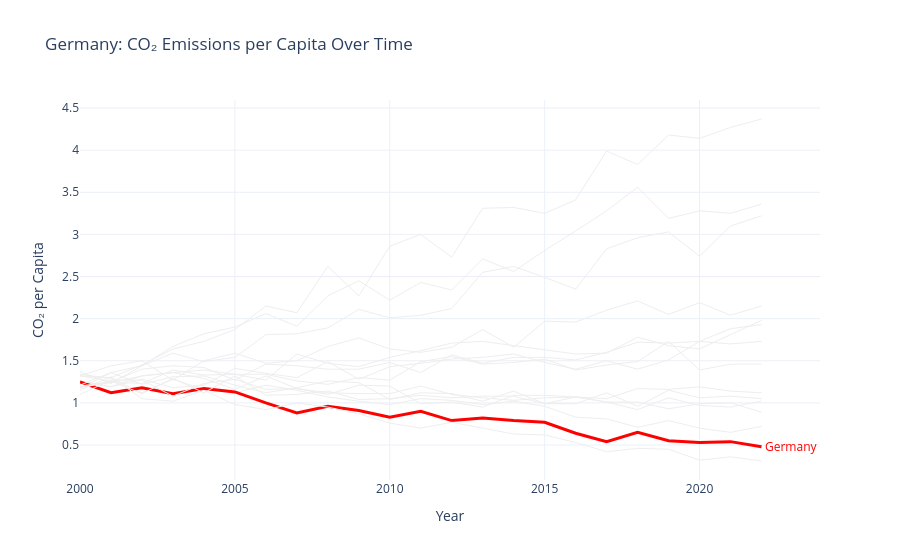

The cell this chart's notebook holds for it:
### Markdown cell above
## Task 1 - A line chart showing CO2 per Capita for all countries in the dataset

**Requirements:**
- All countries shown (for context), but only **one highlighted in colour** — your choice which
- All other lines in grey (#EEEEEE), thinner
- Highlighted country **labelled directly** at the end of its line (not in a legend)
- Insight title that names the highlighted country and its story

### Code cell
import plotly.graph_objects as go

fig = go.Figure()

for country, data in df.groupby('Country'):
    data = data.sort_values('Year')

    fig.add_trace(go.Scatter(
        x=data['Year'],
        y=data['CO2_per_capita'],
        mode='lines',
        line=dict(
            color='red' if country == 'Germany' else '#EEEEEE',
            width=3 if country == 'Germany' else 1
        ),
        showlegend=False
    ))

# Label Germany at the end of its line
germany = df[df['Country'] == 'Germany'].sort_values('Year')

if not germany.empty:
    fig.add_annotation(
        x=germany['Year'].iloc[-1],
        y=germany['CO2_per_capita'].iloc[-1],
        text='Germany',
        showarrow=False,
        xshift=30,
        font=dict(color='red')
    )

fig.update_layout(
    title='Germany: CO₂ Emissions per Capita Over Time',
    xaxis_title='Year',
    yaxis_title='CO₂ per Capita',
    template='plotly_white',
    showlegend=False
)

fig.show()

### Figure 1 — Plotly figure (JSON) as saved in the notebook; plotly's stock layout.template omitted (floating-point values rounded to 4 significant figures)
{"data": [{"line": {"color": "#EEEEEE", "width": 1}, "mode": "lines", "showlegend": false, "type": "scatter", "x": [2000, 2001, 2002, 2003, 2004, 2005, 2006, 2007, 2008, 2009, 2010, 2011, 2012, 2013, 2014, 2015, 2016, 2017, 2018, 2019, 2020, 2021, 2022], "y": [1.26, 1.19, 1.28, 1.18, 1.21, 1.41, 1.35, 1.3, 1.49, 1.28, 1.43, 1.47, 1.52, 1.54, 1.58, 1.48, 1.4, 1.5, 1.4, 1.51, 1.73, 1.7, 1.73]}, {"line": {"color": "#EEEEEE", "width": 1}, "mode": "lines", "showlegend": false, "type": "scatter", "x": [2000, 2001, 2002, 2003, 2004, 2005, 2006, 2007, 2008, 2009, 2010, 2011, 2012, 2013, 2014, 2015, 2016, 2017, 2018, 2019, 2020, 2021, 2022], "y": [1.26, 1.19, 1.32, 1.36, 1.39, 1.34, 1.27, 1.58, 1.47, 1.43, 1.54, 1.62, 1.71, 1.73, 1.68, 1.63, 1.58, 1.59, 1.78, 1.68, 1.64, 1.81, 1.98]}, {"line": {"color": "#EEEEEE", "width": 1}, "mode": "lines", "showlegend": false, "type": "scatter", "x": [2000, 2001, 2002, 2003, 2004, 2005, 2006, 2007, 2008, 2009, 2010, 2011, 2012, 2013, 2014, 2015, 2016, 2017, 2018, 2019, 2020, 2021, 2022], "y": [1.17, 1.36, 1.22, 1.31, 1.32, 1.21, 1.12, 1.18, 1.26, 1.24, 1.04, 1.12, 1.11, 1.02, 1.14, 0.99, 0.99, 1.12, 0.96, 1.15, 1.06, 1.08, 1.05]}, {"line": {"color": "#EEEEEE", "width": 1}, "mode": "lines", "showlegend": false, "type": "scatter", "x": [2000, 2001, 2002, 2003, 2004, 2005, 2006, 2007, 2008, 2009, 2010, 2011, 2012, 2013, 2014, 2015, 2016, 2017, 2018, 2019, 2020, 2021, 2022], "y": [1.32, 1.3, 1.45, 1.64, 1.73, 1.87, 2.15, 2.07, 2.62, 2.27, 2.86, 3.0, 2.73, 3.31, 3.32, 3.25, 3.41, 3.99, 3.83, 4.18, 4.14, 4.27, 4.37]}, {"line": {"color": "#EEEEEE", "width": 1}, "mode": "lines", "showlegend": false, "type": "scatter", "x": [2000, 2001, 2002, 2003, 2004, 2005, 2006, 2007, 2008, 2009, 2010, 2011, 2012, 2013, 2014, 2015, 2016, 2017, 2018, 2019, 2020, 2021, 2022], "y": [1.34, 1.29, 1.12, 1.28, 1.16, 1.12, 1.21, 1.15, 1.07, 1.02, 0.98, 1.05, 1.03, 0.98, 1.02, 0.96, 0.83, 0.81, 0.71, 0.79, 0.7, 0.65, 0.72]}, {"line": {"color": "red", "width": 3}, "mode": "lines", "showlegend": false, "type": "scatter", "x": [2000, 2001, 2002, 2003, 2004, 2005, 2006, 2007, 2008, 2009, 2010, 2011, 2012, 2013, 2014, 2015, 2016, 2017, 2018, 2019, 2020, 2021, 2022], "y": [1.25, 1.12, 1.18, 1.11, 1.17, 1.13, 1.0, 0.88, 0.96, 0.91, 0.83, 0.9, 0.79, 0.82, 0.79, 0.77, 0.64, 0.54, 0.65, 0.55, 0.53, 0.54, 0.48]}, {"line": {"color": "#EEEEEE", "width": 1}, "mode": "lines", "showlegend": false, "type": "scatter", "x": [2000, 2001, 2002, 2003, 2004, 2005, 2006, 2007, 2008, 2009, 2010, 2011, 2012, 2013, 2014, 2015, 2016, 2017, 2018, 2019, 2020, 2021, 2022], "y": [1.21, 1.36, 1.44, 1.67, 1.82, 1.9, 2.06, 1.91, 2.27, 2.45, 2.22, 2.43, 2.34, 2.71, 2.56, 2.81, 3.04, 3.28, 3.56, 3.19, 3.28, 3.25, 3.36]}, {"line": {"color": "#EEEEEE", "width": 1}, "mode": "lines", "showlegend": false, "type": "scatter", "x": [2000, 2001, 2002, 2003, 2004, 2005, 2006, 2007, 2008, 2009, 2010, 2011, 2012, 2013, 2014, 2015, 2016, 2017, 2018, 2019, 2020, 2021, 2022], "y": [1.37, 1.23, 1.44, 1.59, 1.49, 1.54, 1.81, 1.82, 1.89, 2.11, 2.01, 2.04, 2.12, 2.55, 2.62, 2.49, 2.35, 2.83, 2.96, 3.03, 2.74, 3.1, 3.22]}, {"line": {"color": "#EEEEEE", "width": 1}, "mode": "lines", "showlegend": false, "type": "scatter", "x": [2000, 2001, 2002, 2003, 2004, 2005, 2006, 2007, 2008, 2009, 2010, 2011, 2012, 2013, 2014, 2015, 2016, 2017, 2018, 2019, 2020, 2021, 2022], "y": [1.1, 1.27, 1.27, 1.08, 1.23, 1.28, 1.16, 1.17, 1.1, 1.21, 1.2, 0.99, 1.01, 0.95, 1.09, 1.09, 1.07, 1.01, 1.01, 0.93, 0.99, 1.0, 0.89]}, {"line": {"color": "#EEEEEE", "width": 1}, "mode": "lines", "showlegend": false, "type": "scatter", "x": [2000, 2001, 2002, 2003, 2004, 2005, 2006, 2007, 2008, 2009, 2010, 2011, 2012, 2013, 2014, 2015, 2016, 2017, 2018, 2019, 2020, 2021, 2022], "y": [1.18, 1.25, 1.4, 1.44, 1.42, 1.27, 1.46, 1.44, 1.4, 1.4, 1.48, 1.36, 1.57, 1.47, 1.54, 1.54, 1.51, 1.6, 1.72, 1.71, 1.73, 1.88, 1.93]}, {"line": {"color": "#EEEEEE", "width": 1}, "mode": "lines", "showlegend": false, "type": "scatter", "x": [2000, 2001, 2002, 2003, 2004, 2005, 2006, 2007, 2008, 2009, 2010, 2011, 2012, 2013, 2014, 2015, 2016, 2017, 2018, 2019, 2020, 2021, 2022], "y": [1.19, 1.24, 1.32, 1.36, 1.29, 1.16, 1.32, 1.17, 1.12, 1.11, 1.11, 1.2, 1.1, 1.06, 1.03, 1.06, 1.07, 1.05, 1.17, 1.16, 1.19, 1.14, 1.12]}, {"line": {"color": "#EEEEEE", "width": 1}, "mode": "lines", "showlegend": false, "type": "scatter", "x": [2000, 2001, 2002, 2003, 2004, 2005, 2006, 2007, 2008, 2009, 2010, 2011, 2012, 2013, 2014, 2015, 2016, 2017, 2018, 2019, 2020, 2021, 2022], "y": [1.2, 1.25, 1.23, 1.39, 1.33, 1.34, 1.34, 1.26, 1.22, 1.3, 1.27, 1.49, 1.55, 1.46, 1.48, 1.52, 1.39, 1.45, 1.49, 1.73, 1.39, 1.46, 1.46]}, {"line": {"color": "#EEEEEE", "width": 1}, "mode": "lines", "showlegend": false, "type": "scatter", "x": [2000, 2001, 2002, 2003, 2004, 2005, 2006, 2007, 2008, 2009, 2010, 2011, 2012, 2013, 2014, 2015, 2016, 2017, 2018, 2019, 2020, 2021, 2022], "y": [1.32, 1.44, 1.5, 1.27, 1.5, 1.59, 1.47, 1.5, 1.67, 1.77, 1.64, 1.6, 1.66, 1.87, 1.66, 1.97, 1.96, 2.1, 2.21, 2.05, 2.19, 2.04, 2.15]}, {"line": {"color": "#EEEEEE", "width": 1}, "mode": "lines", "showlegend": false, "type": "scatter", "x": [2000, 2001, 2002, 2003, 2004, 2005, 2006, 2007, 2008, 2009, 2010, 2011, 2012, 2013, 2014, 2015, 2016, 2017, 2018, 2019, 2020, 2021, 2022], "y": [1.15, 1.31, 1.05, 1.02, 1.15, 0.98, 0.92, 1.0, 0.95, 0.87, 0.76, 0.7, 0.77, 0.7, 0.63, 0.62, 0.53, 0.42, 0.46, 0.45, 0.32, 0.36, 0.31]}, {"line": {"color": "#EEEEEE", "width": 1}, "mode": "lines", "showlegend": false, "type": "scatter", "x": [2000, 2001, 2002, 2003, 2004, 2005, 2006, 2007, 2008, 2009, 2010, 2011, 2012, 2013, 2014, 2015, 2016, 2017, 2018, 2019, 2020, 2021, 2022], "y": [1.32, 1.26, 1.11, 1.29, 1.12, 1.32, 1.09, 1.1, 1.14, 1.04, 1.05, 1.09, 1.06, 1.08, 1.08, 0.99, 1.07, 1.01, 0.92, 1.06, 0.97, 0.95, 1.02]}], "layout": {"annotations": [{"font": {"color": "red"}, "showarrow": false, "text": "Germany", "x": 2022, "xshift": 30, "y": 0.48}], "showlegend": false, "title": {"text": "Germany: CO₂ Emissions per Capita Over Time"}, "xaxis": {"title": {"text": "Year"}}, "yaxis": {"title": {"text": "CO₂ per Capita"}}}}
